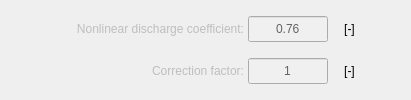
                   <widget class="QFrame" name="frame_11">
                    <property name="frameShape">
                     <enum>QFrame::NoFrame</enum>
                    </property>
                    <property name="frameShadow">
                     <enum>QFrame::Raised</enum>
                    </property>
                    <layout class="QGridLayout" name="gridLayout_5">
                     <property name="leftMargin">
                      <number>4</number>
                     </property>
                     <property name="topMargin">
                      <number>4</number>
                     </property>
                     <property name="rightMargin">
                      <number>4</number>
                     </property>
                     <property name="bottomMargin">
                      <number>4</number>
                     </property>
                     <property name="spacing">
                      <number>4</number>
                     </property>
                     <item row="0" column="0">
                      <spacer name="horizontalSpacer_4">
                       <property name="orientation">
                        <enum>Qt::Horizontal</enum>
                       </property>
                       <property name="sizeHint" stdset="0">
                        <size>
                         <width>40</width>
                         <height>20</height>
                        </size>
                       </property>
                      </spacer>
                     </item>
                     <item row="1" column="2">
                      <widget class="QLineEdit" name="lineEdit_correction_factor">
                       <property name="enabled">
                        <bool>false</bool>
                       </property>
                       <property name="sizePolicy">
                        <sizepolicy hsizetype="Fixed" vsizetype="Fixed">
                         <horstretch>0</horstretch>
                         <verstretch>0</verstretch>
                        </sizepolicy>
                       </property>
                       <property name="minimumSize">
                        <size>
                         <width>80</width>
                         <height>26</height>
                        </size>
                       </property>
                       <property name="maximumSize">
                        <size>
                         <width>80</width>
                         <height>26</height>
                        </size>
                       </property>
                       <property name="palette">
                        <palette>
                         <active>
                          <colorrole role="WindowText">
                           <brush brushstyle="SolidPattern">
                            <color alpha="255">
                             <red>0</red>
                             <green>0</green>
                             <blue>0</blue>
                            </color>
                           </brush>
                          </colorrole>
                          <colorrole role="Button">
                           <brush brushstyle="SolidPattern">
                            <color alpha="255">
                             <red>250</red>
                             <green>250</green>
                             <blue>250</blue>
                            </color>
                           </brush>
                          </colorrole>
                          <colorrole role="Text">
                           <brush brushstyle="SolidPattern">
                            <color alpha="255">
                             <red>0</red>
                             <green>0</green>
                             <blue>0</blue>
                            </color>
                           </brush>
                          </colorrole>
                          <colorrole role="ButtonText">
                           <brush brushstyle="SolidPattern">
                            <color alpha="255">
                             <red>0</red>
                             <green>0</green>
                             <blue>0</blue>
                            </color>
                           </brush>
                          </colorrole>
                          <colorrole role="Base">
                           <brush brushstyle="SolidPattern">
                            <color alpha="255">
                             <red>250</red>
                             <green>250</green>
                             <blue>250</blue>
                            </color>
                           </brush>
                          </colorrole>
                          <colorrole role="Window">
                           <brush brushstyle="SolidPattern">
                            <color alpha="255">
                             <red>250</red>
                             <green>250</green>
                             <blue>250</blue>
                            </color>
                           </brush>
                          </colorrole>
                         </active>
                         <inactive>
                          <colorrole role="WindowText">
                           <brush brushstyle="SolidPattern">
                            <color alpha="255">
                             <red>0</red>
                             <green>0</green>
                             <blue>0</blue>
                            </color>
                           </brush>
                          </colorrole>
                          <colorrole role="Button">
                           <brush brushstyle="SolidPattern">
                            <color alpha="255">
                             <red>250</red>
                             <green>250</green>
                             <blue>250</blue>
                            </color>
                           </brush>
                          </colorrole>
                          <colorrole role="Text">
                           <brush brushstyle="SolidPattern">
                            <color alpha="255">
                             <red>0</red>
                             <green>0</green>
                             <blue>0</blue>
                            </color>
                           </brush>
                          </colorrole>
                          <colorrole role="ButtonText">
                           <brush brushstyle="SolidPattern">
                            <color alpha="255">
                             <red>0</red>
                             <green>0</green>
                             <blue>0</blue>
                            </color>
                           </brush>
                          </colorrole>
                          <colorrole role="Base">
                           <brush brushstyle="SolidPattern">
                            <color alpha="255">
                             <red>250</red>
                             <green>250</green>
                             <blue>250</blue>
                            </color>
                           </brush>
                          </colorrole>
                          <colorrole role="Window">
                           <brush brushstyle="SolidPattern">
                            <color alpha="255">
                             <red>250</red>
                             <green>250</green>
                             <blue>250</blue>
                            </color>
                           </brush>
                          </colorrole>
                         </inactive>
                         <disabled>
                          <colorrole role="WindowText">
                           <brush brushstyle="SolidPattern">
                            <color alpha="255">
                             <red>100</red>
                             <green>100</green>
                             <blue>100</blue>
                            </color>
                           </brush>
                          </colorrole>
                          <colorrole role="Button">
                           <brush brushstyle="SolidPattern">
                            <color alpha="255">
                             <red>240</red>
                             <green>240</green>
                             <blue>240</blue>
                            </color>
                           </brush>
                          </colorrole>
                          <colorrole role="Text">
                           <brush brushstyle="SolidPattern">
                            <color alpha="255">
                             <red>100</red>
                             <green>100</green>
                             <blue>100</blue>
                            </color>
                           </brush>
                          </colorrole>
                          <colorrole role="ButtonText">
                           <brush brushstyle="SolidPattern">
                            <color alpha="255">
                             <red>100</red>
                             <green>100</green>
                             <blue>100</blue>
                            </color>
                           </brush>
                          </colorrole>
                          <colorrole role="Base">
                           <brush brushstyle="SolidPattern">
                            <color alpha="255">
                             <red>240</red>
                             <green>240</green>
                             <blue>240</blue>
                            </color>
                           </brush>
                          </colorrole>
                          <colorrole role="Window">
                           <brush brushstyle="SolidPattern">
                            <color alpha="255">
                             <red>240</red>
                             <green>240</green>
                             <blue>240</blue>
                            </color>
                           </brush>
                          </colorrole>
                         </disabled>
                        </palette>
                       </property>
                       <property name="styleSheet">
                        <string notr="true">QLineEdit{color: rgb(0, 0, 0); background-color: rgb(250, 250, 250)}
QLineEdit:disabled{color: rgb(100, 100, 100); background-color: rgb(240, 240, 240)}</string>
                       </property>
                       <property name="text">
                        <string>1</string>
                       </property>
                       <property name="alignment">
                        <set>Qt::AlignCenter</set>
                       </property>
                      </widget>
                     </item>
                     <item row="0" column="3">
                      <widget class="QLabel" name="label_21">
                       <property name="sizePolicy">
                        <sizepolicy hsizetype="Preferred" vsizetype="Preferred">
                         <horstretch>0</horstretch>
                         <verstretch>0</verstretch>
                        </sizepolicy>
                       </property>
                       <property name="minimumSize">
                        <size>
                         <width>35</width>
                         <height>26</height>
                        </size>
                       </property>
                       <property name="maximumSize">
                        <size>
                         <width>35</width>
                         <height>26</height>
                        </size>
                       </property>
                       <property name="text">
                        <string>[-]</string>
                       </property>
                       <property name="alignment">
                        <set>Qt::AlignCenter</set>
                       </property>
                      </widget>
                     </item>
                     <item row="1" column="1">
                      <widget class="QLabel" name="label_correction_factor">
                       <property name="enabled">
                        <bool>false</bool>
                       </property>
                       <property name="sizePolicy">
                        <sizepolicy hsizetype="Preferred" vsizetype="Preferred">
                         <horstretch>0</horstretch>
                         <verstretch>0</verstretch>
                        </sizepolicy>
                       </property>
                       <property name="minimumSize">
                        <size>
                         <width>200</width>
                         <height>26</height>
                        </size>
                       </property>
                       <property name="maximumSize">
                        <size>
                         <width>200</width>
                         <height>26</height>
                        </size>
                       </property>
                       <property name="text">
                        <string>Correction factor:</string>
                       </property>
                       <property name="alignment">
                        <set>Qt::AlignRight|Qt::AlignTrailing|Qt::AlignVCenter</set>
                       </property>
                      </widget>
                     </item>
                     <item row="0" column="2">
                      <widget class="QLineEdit" name="lineEdit_nonlin_discharge">
                       <property name="enabled">
                        <bool>false</bool>
                       </property>
                       <property name="sizePolicy">
                        <sizepolicy hsizetype="Fixed" vsizetype="Fixed">
                         <horstretch>0</horstretch>
                         <verstretch>0</verstretch>
                        </sizepolicy>
                       </property>
                       <property name="minimumSize">
                        <size>
                         <width>80</width>
                         <height>26</height>
                        </size>
                       </property>
                       <property name="maximumSize">
                        <size>
                         <width>80</width>
                         <height>26</height>
                        </size>
                       </property>
                       <property name="palette">
                        <palette>
                         <active>
                          <colorrole role="WindowText">
                           <brush brushstyle="SolidPattern">
                            <color alpha="255">
                             <red>0</red>
                             <green>0</green>
                             <blue>0</blue>
                            </color>
                           </brush>
                          </colorrole>
                          <colorrole role="Button">
                           <brush brushstyle="SolidPattern">
                            <color alpha="255">
                             <red>250</red>
                             <green>250</green>
                             <blue>250</blue>
                            </color>
                           </brush>
                          </colorrole>
                          <colorrole role="Text">
                           <brush brushstyle="SolidPattern">
                            <color alpha="255">
                             <red>0</red>
                             <green>0</green>
                             <blue>0</blue>
                            </color>
                           </brush>
                          </colorrole>
                          <colorrole role="ButtonText">
                           <brush brushstyle="SolidPattern">
                            <color alpha="255">
                             <red>0</red>
                             <green>0</green>
                             <blue>0</blue>
                            </color>
                           </brush>
                          </colorrole>
                          <colorrole role="Base">
                           <brush brushstyle="SolidPattern">
                            <color alpha="255">
                             <red>250</red>
                             <green>250</green>
                             <blue>250</blue>
                            </color>
                           </brush>
                          </colorrole>
                          <colorrole role="Window">
                           <brush brushstyle="SolidPattern">
                            <color alpha="255">
                             <red>250</red>
                             <green>250</green>
                             <blue>250</blue>
                            </color>
                           </brush>
                          </colorrole>
                         </active>
                         <inactive>
                          <colorrole role="WindowText">
                           <brush brushstyle="SolidPattern">
                            <color alpha="255">
                             <red>0</red>
                             <green>0</green>
                             <blue>0</blue>
                            </color>
                           </brush>
                          </colorrole>
                          <colorrole role="Button">
                           <brush brushstyle="SolidPattern">
                            <color alpha="255">
                             <red>250</red>
                             <green>250</green>
                             <blue>250</blue>
                            </color>
                           </brush>
                          </colorrole>
                          <colorrole role="Text">
                           <brush brushstyle="SolidPattern">
                            <color alpha="255">
                             <red>0</red>
                             <green>0</green>
                             <blue>0</blue>
                            </color>
                           </brush>
                          </colorrole>
                          <colorrole role="ButtonText">
                           <brush brushstyle="SolidPattern">
                            <color alpha="255">
                             <red>0</red>
                             <green>0</green>
                             <blue>0</blue>
                            </color>
                           </brush>
                          </colorrole>
                          <colorrole role="Base">
                           <brush brushstyle="SolidPattern">
                            <color alpha="255">
                             <red>250</red>
                             <green>250</green>
                             <blue>250</blue>
                            </color>
                           </brush>
                          </colorrole>
                          <colorrole role="Window">
                           <brush brushstyle="SolidPattern">
                            <color alpha="255">
                             <red>250</red>
                             <green>250</green>
                             <blue>250</blue>
                            </color>
                           </brush>
                          </colorrole>
                         </inactive>
                         <disabled>
                          <colorrole role="WindowText">
                           <brush brushstyle="SolidPattern">
                            <color alpha="255">
                             <red>100</red>
                             <green>100</green>
                             <blue>100</blue>
                            </color>
                           </brush>
                          </colorrole>
                          <colorrole role="Button">
                           <brush brushstyle="SolidPattern">
                            <color alpha="255">
                             <red>240</red>
                             <green>240</green>
                             <blue>240</blue>
                            </color>
                           </brush>
                          </colorrole>
                          <colorrole role="Text">
                           <brush brushstyle="SolidPattern">
                            <color alpha="255">
                             <red>100</red>
                             <green>100</green>
                             <blue>100</blue>
                            </color>
                           </brush>
                          </colorrole>
                          <colorrole role="ButtonText">
                           <brush brushstyle="SolidPattern">
                            <color alpha="255">
                             <red>100</red>
                             <green>100</green>
                             <blue>100</blue>
                            </color>
                           </brush>
                          </colorrole>
                          <colorrole role="Base">
                           <brush brushstyle="SolidPattern">
                            <color alpha="255">
                             <red>240</red>
                             <green>240</green>
                             <blue>240</blue>
                            </color>
                           </brush>
                          </colorrole>
                          <colorrole role="Window">
                           <brush brushstyle="SolidPattern">
                            <color alpha="255">
                             <red>240</red>
                             <green>240</green>
                             <blue>240</blue>
                            </color>
                           </brush>
                          </colorrole>
                         </disabled>
                        </palette>
                       </property>
                       <property name="styleSheet">
                        <string notr="true">QLineEdit{color: rgb(0, 0, 0); background-color: rgb(250, 250, 250)}
QLineEdit:disabled{color: rgb(100, 100, 100); background-color: rgb(240, 240, 240)}</string>
                       </property>
                       <property name="text">
                        <string>0.76</string>
                       </property>
                       <property name="alignment">
                        <set>Qt::AlignCenter</set>
                       </property>
                      </widget>
                     </item>
                     <item row="1" column="3">
                      <widget class="QLabel" name="label_27">
                       <property name="sizePolicy">
                        <sizepolicy hsizetype="Preferred" vsizetype="Preferred">
                         <horstretch>0</horstretch>
                         <verstretch>0</verstretch>
                        </sizepolicy>
                       </property>
                       <property name="minimumSize">
                        <size>
                         <width>35</width>
                         <height>26</height>
                        </size>
                       </property>
                       <property name="maximumSize">
                        <size>
                         <width>35</width>
                         <height>26</height>
                        </size>
                       </property>
                       <property name="text">
                        <string>[-]</string>
                       </property>
                       <property name="alignment">
                        <set>Qt::AlignCenter</set>
                       </property>
                      </widget>
                     </item>
                     <item row="0" column="1">
                      <widget class="QLabel" name="label_nonlin_discharge">
                       <property name="enabled">
                        <bool>false</bool>
                       </property>
                       <property name="sizePolicy">
                        <sizepolicy hsizetype="Preferred" vsizetype="Preferred">
                         <horstretch>0</horstretch>
                         <verstretch>0</verstretch>
                        </sizepolicy>
                       </property>
                       <property name="minimumSize">
                        <size>
                         <width>200</width>
                         <height>26</height>
                        </size>
                       </property>
                       <property name="maximumSize">
                        <size>
                         <width>200</width>
                         <height>26</height>
                        </size>
                       </property>
                       <property name="text">
                        <string>Nonlinear discharge coefficient:</string>
                       </property>
                       <property name="alignment">
                        <set>Qt::AlignRight|Qt::AlignTrailing|Qt::AlignVCenter</set>
                       </property>
                      </widget>
                     </item>
                     <item row="0" column="4">
                      <spacer name="horizontalSpacer_20">
                       <property name="orientation">
                        <enum>Qt::Horizontal</enum>
                       </property>
                       <property name="sizeHint" stdset="0">
                        <size>
                         <width>40</width>
                         <height>20</height>
                        </size>
                       </property>
                      </spacer>
                     </item>
                    </layout>
                   </widget>
